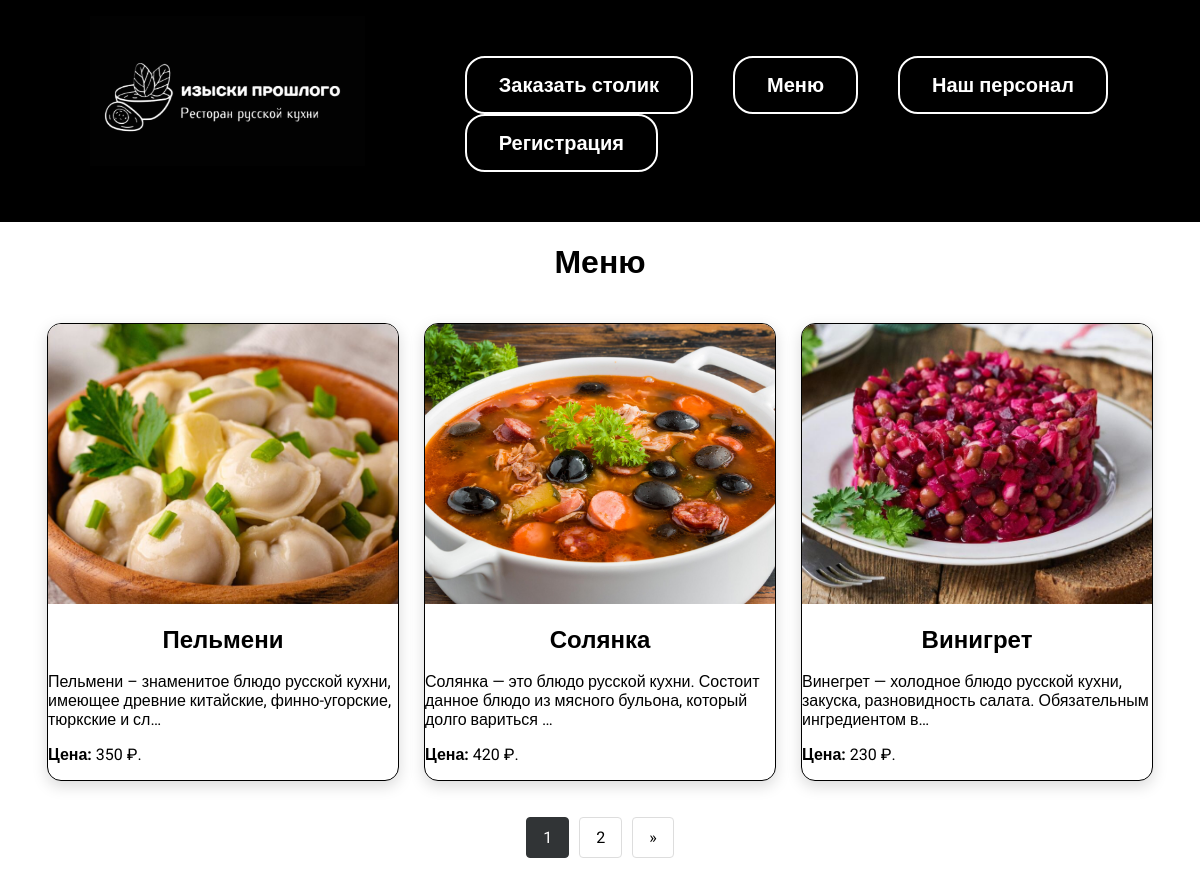
/menu/, run on an earlier commit of the app's database.
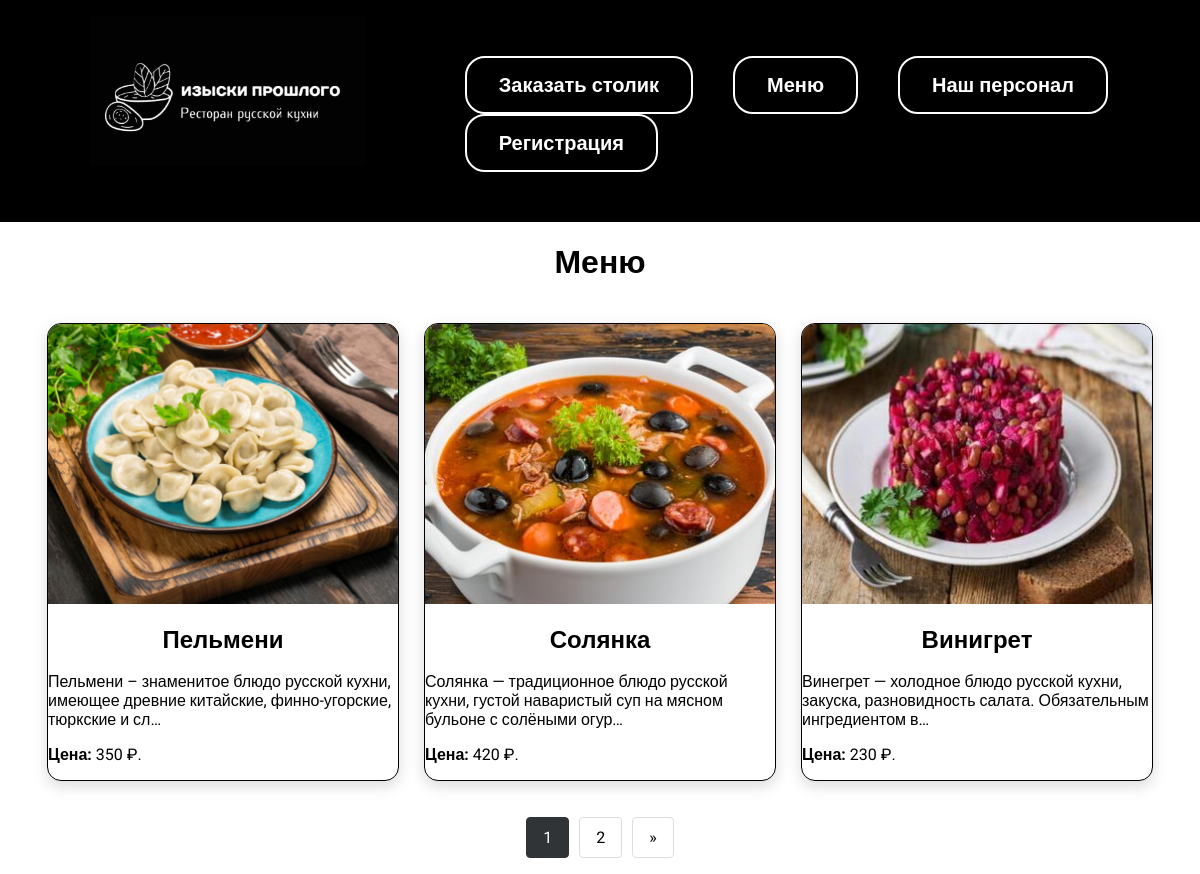
And on a later commit of the database.
### view/models.py (models this page shows, shortened)
class Menu(models.Model):
    title = models.CharField(max_length=100)
    image = models.ImageField(upload_to='images/')
    recipe = models.CharField(max_length=2000)
    ingredients = models.CharField(max_length=1000)
    url = models.URLField(blank=True)
    rating = models.IntegerField(default=0, blank=True)
    price = models.DecimalField(max_digits=10, decimal_places=2)
    slug = models.SlugField(max_length=250, unique=True)

### view/views.py (the view)
# urls.py: path('menu/', views.menu, name='menu'),
def menu(request):
    menu_items = Menu.objects.all()
    paginator = Paginator(menu_items, 3)
    page = request.GET.get('page')
    try:
        menu_items = paginator.page(page)
    except PageNotAnInteger:
        menu_items = paginator.page(1)
    except EmptyPage:
        menu_items = paginator.page(paginator.num_pages)
    return render(request, 'view/menu.html', {"menu": menu_items})

### view/templates/view/menu.html (shortened to what this page needs)
{% extends 'view/base.html' %}
{% load static %}
{% block content %}
<div class="center_pers"><h1>Меню</h1></div>
<div class="column">
    {% for item in menu %}
    <div class="menu-card">
        <a href="{% url 'dish' item.slug %}"><img class="menu-image" src="{{ item.image.url }}"></a>
        <div class="menu-content">
            <h3 class="menu-title">{{ item.title }}</h3>
            <p class="menu-recipe">{{ item.recipe|truncatechars:100 }}</p>
            <p class="rating"><b>Цена:</b> {{ item.price|floatformat:0 }} ₽.</p>
        </div>
    </div>
    {% endfor %}
</div>
<nav aria-label="Page navigation example">
    <ul class="pagination">
        {% for num in menu.paginator.page_range %}
            {% if menu.number == num %}
            <li class="page-item active">
                <a class="page-link" href="?page={{ num }}">{{ num }}</a>
            </li>
            {% else %}
            <li class="page-item">
                <a class="page-link" href="?page={{ num }}">{{ num }}</a>
            </li>
            {% endif %}
        {% endfor %}
        {% if menu.has_next %}
        <li class="page-item">
            <a class="page-link" href="?page={{ menu.next_page_number }}" aria-label="Next">
                <span aria-hidden="true">&raquo;</span>
            </a>
        </li>
        {% endif %}
    </ul>
</nav>
{% endblock %}

What changed in the data, as far as the page shows it:
changed Menu "Пельмени": image: a different picture
changed Menu "Солянка": image: a different picture; recipe "Солянка — это блюдо русской кухни. Состоит данное блюдо из мясного бульона, который долго вариться …" → "Солянка — традиционное блюдо русской кухни, густой наваристый суп на мясном бульоне с солёными огур…"
changed Menu "Винигрет": image: a different picture
